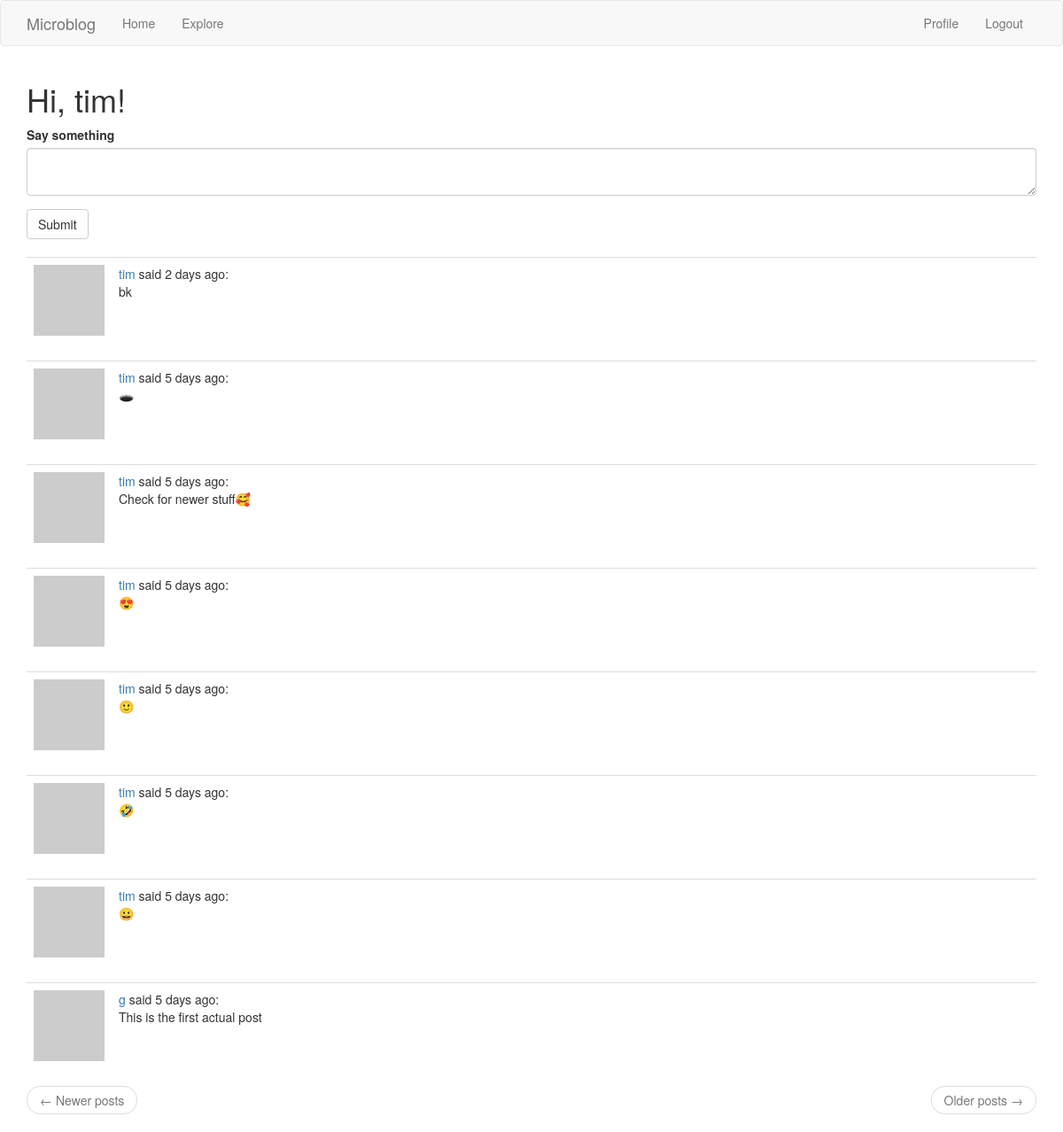
The page /index (signed in) on the database its author committed.
### app/models.py (models this page shows, shortened)
class User(UserMixin, db.Model):
    id = db.Column(db.Integer, primary_key=True)
    username = db.Column(db.String(64), index=True, unique=True)
    email = db.Column(db.String(120), index=True, unique=True)
    password_hash = db.Column(db.String(128))
    posts = db.relationship('Post', backref='author', lazy='dynamic')
    about_me = db.Column(db.String(140))
    last_seen = db.Column(db.DateTime, default=datetime.utcnow)
    def avatar(self, size):
        digest = md5(self.email.lower().encode('utf-8')).hexdigest()
        return 'https://www.gravatar.com/avatar/{}?d=identicon&s={}'.format(
            digest, size)
    followed =db.relationship(
        'User', secondary=followers,
        primaryjoin=(followers.c.follower_id == id),
        secondaryjoin=(followers.c.followed_id == id),
        backref=db.backref('followers', lazy='dynamic'), lazy='dynamic'
    )
    def followed_posts(self):
        followed = Post.query.join(
            followers, (followers.c.followed_id == Post.user_id)).filter(
                followers.c.follower_id == self.id)
        own = Post.query.filter_by(user_id=self.id)
        return followed.union(own).order_by(Post.timestamp.desc())

class Post(db.Model):
    id = db.Column(db.Integer, primary_key=True)
    body = db.Column(db.String(140))
    timestamp = db.Column(db.DateTime, index=True, default=datetime.utcnow)
    user_id = db.Column(db.Integer, db.ForeignKey('user.id'))

### app/routes.py (the view)
@app.route('/', methods=['GET', 'POST'])
@app.route('/index', methods=['GET', 'POST'])
@login_required
def index():
    form = PostForm()
    if form.validate_on_submit():
        post = Post(body=form.post.data, author=current_user)
        db.session.add(post)
        db.session.commit()
        flash('Your post is now live!')
        return redirect(url_for('index'))
    posts = [
        {
            'author': {'username': 'John'},
            'body': 'Beautiful day in Portland!'
        },
        {
            'author': {'username': 'Susan'},
            'body': 'The Avengers movie was so cool!'
        }
    ]
    page = request.args.get('page', 1, type=int)
    posts = current_user.followed_posts().paginate(
        page, app.config['POSTS_PER_PAGE'], False)
    next_url = url_for('index', page=posts.next_num) \
        if posts.has_next else None
    prev_url = url_for('index', page=posts.prev_num) \
        if posts.has_prev else None
    return render_template("index.html", title='Home', form=form,
                           posts=posts.items, next_url=next_url,
                            prev_url=prev_url)

### app/forms.py
class PostForm(FlaskForm):
    post = TextAreaField('Say something', validators=[
        DataRequired(), Length(min=1, max=140)])
    submit = SubmitField('Submit')

### app/models.py (called while the page is built)
@login.user_loader
def load_user(id):
    return User.query.get(int(id))

### app/routes.py (called while the page is built)
@app.before_request
def before_request():
    if current_user.is_authenticated:
        current_user.last_seen = datetime.utcnow()
        db.session.commit()

### app/templates/index.html
{% extends "base.html" %}
{% import 'bootstrap/wtf.html' as wtf %}
{% block app_content %}
    <h1>Hi, {{ current_user.username }}!</h1>
    {% if form %}
    {{ wtf.quick_form(form) }}
    <br>
    {% endif %}
    {% for post in posts %}
        {% include '_post.html' %}
    {% endfor %}
    <nav aria-label="...">
        <ul class="pager">
            <li class="previous{% if not prev_url %} disabled{% endif %}">
                <a href="{{ prev_url or '#' }}">
                    <span aria-hidden="true">&larr;</span> Newer posts
                </a>
            </li>
            <li class="next{% if not next_url %} disabled{% endif %}">
                <a href="{{ next_url or '#' }}">
                    Older posts <span aria-hidden="true">&rarr;</span>
                </a>
            </li>
        </ul>
    </nav>
{% endblock %}

### app/templates/_post.html
<table class="table table-hover">
    <tr>
        <td width="70px">
            <a href="{{ url_for('user', username=post.author.username) }}">
                <img src="{{ post.author.avatar(70) }}" />
            </a>
        </td>
        <td>
            <a href="{{ url_for('user', username=post.author.username) }}">
                {{ post.author.username }}
            </a>
            said {{ moment(post.timestamp).fromNow() }}:
            <br>
            {{ post.body }}
        </td>
    </tr>
</table>

### rows shown on the page
User: username "tim"
Post: author.username "tim", timestamp "2 days ago", body "bk"
Post: author.username "tim", timestamp "5 days ago", body "🕳️"
Post: author.username "tim", timestamp "5 days ago", body "Check for newer stuff🥰"
Post: author.username "tim", timestamp "5 days ago", body "😍"
Post: author.username "tim", timestamp "5 days ago", body "🙂"
Post: author.username "tim", timestamp "5 days ago", body "🤣"
Post: author.username "tim", timestamp "5 days ago", body "😀"
Post: author.username "g", timestamp "5 days ago", body "This is the first actual post"
